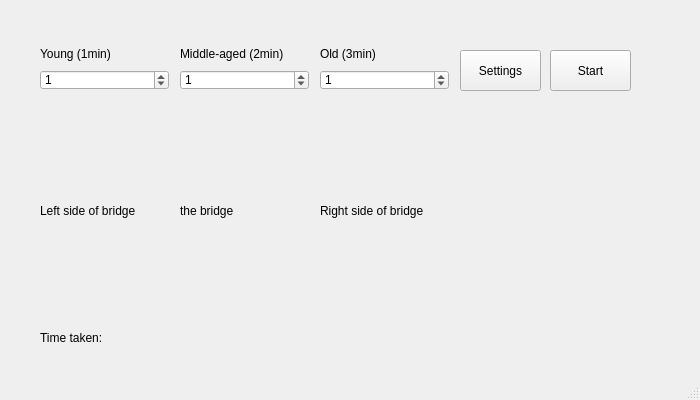
<?xml version="1.0" encoding="UTF-8"?>
<ui version="4.0">
 <class>SimulationWindow</class>
 <widget class="QMainWindow" name="SimulationWindow">
  <property name="geometry">
   <rect>
    <x>0</x>
    <y>0</y>
    <width>700</width>
    <height>400</height>
   </rect>
  </property>
  <property name="minimumSize">
   <size>
    <width>700</width>
    <height>400</height>
   </size>
  </property>
  <property name="maximumSize">
   <size>
    <width>700</width>
    <height>400</height>
   </size>
  </property>
  <property name="windowTitle">
   <string>Cross the Bridge</string>
  </property>
  <widget class="QWidget" name="centralwidget">
   <widget class="QPushButton" name="startButton">
    <property name="geometry">
     <rect>
      <x>550</x>
      <y>50</y>
      <width>81</width>
      <height>41</height>
     </rect>
    </property>
    <property name="text">
     <string>Start</string>
    </property>
   </widget>
   <widget class="QSpinBox" name="numOfOld">
    <property name="geometry">
     <rect>
      <x>320</x>
      <y>70</y>
      <width>129</width>
      <height>20</height>
     </rect>
    </property>
    <property name="minimum">
     <number>0</number>
    </property>
    <property name="maximum">
     <number>5</number>
    </property>
    <property name="value">
     <number>1</number>
    </property>
   </widget>
   <widget class="QSpinBox" name="numOfMiddleAged">
    <property name="geometry">
     <rect>
      <x>180</x>
      <y>70</y>
      <width>129</width>
      <height>20</height>
     </rect>
    </property>
    <property name="minimum">
     <number>0</number>
    </property>
    <property name="maximum">
     <number>5</number>
    </property>
    <property name="value">
     <number>1</number>
    </property>
   </widget>
   <widget class="QSpinBox" name="numOfYoung">
    <property name="geometry">
     <rect>
      <x>40</x>
      <y>70</y>
      <width>129</width>
      <height>20</height>
     </rect>
    </property>
    <property name="minimum">
     <number>0</number>
    </property>
    <property name="maximum">
     <number>5</number>
    </property>
    <property name="value">
     <number>1</number>
    </property>
   </widget>
   <widget class="QLabel" name="numOfYoungLabel">
    <property name="geometry">
     <rect>
      <x>40</x>
      <y>20</y>
      <width>129</width>
      <height>41</height>
     </rect>
    </property>
    <property name="text">
     <string>Young (1min)</string>
    </property>
    <property name="alignment">
     <set>Qt::AlignBottom|Qt::AlignLeading|Qt::AlignLeft</set>
    </property>
   </widget>
   <widget class="QLabel" name="numOfMiddleAgedLabel">
    <property name="geometry">
     <rect>
      <x>180</x>
      <y>20</y>
      <width>129</width>
      <height>41</height>
     </rect>
    </property>
    <property name="text">
     <string>Middle-aged (2min)</string>
    </property>
    <property name="alignment">
     <set>Qt::AlignBottom|Qt::AlignLeading|Qt::AlignLeft</set>
    </property>
   </widget>
   <widget class="QLabel" name="numOfOldLabel">
    <property name="geometry">
     <rect>
      <x>320</x>
      <y>20</y>
      <width>129</width>
      <height>41</height>
     </rect>
    </property>
    <property name="text">
     <string>Old (3min)</string>
    </property>
    <property name="alignment">
     <set>Qt::AlignBottom|Qt::AlignLeading|Qt::AlignLeft</set>
    </property>
   </widget>
   <widget class="QPushButton" name="settingsButton">
    <property name="geometry">
     <rect>
      <x>460</x>
      <y>50</y>
      <width>81</width>
      <height>41</height>
     </rect>
    </property>
    <property name="text">
     <string>Settings</string>
    </property>
   </widget>
   <widget class="QLabel" name="leftBox">
    <property name="geometry">
     <rect>
      <x>40</x>
      <y>100</y>
      <width>151</width>
      <height>221</height>
     </rect>
    </property>
    <property name="text">
     <string>Left side of bridge</string>
    </property>
   </widget>
   <widget class="QLabel" name="rightBox">
    <property name="geometry">
     <rect>
      <x>320</x>
      <y>100</y>
      <width>151</width>
      <height>221</height>
     </rect>
    </property>
    <property name="text">
     <string>Right side of bridge</string>
    </property>
   </widget>
   <widget class="QLabel" name="bridgeBox">
    <property name="geometry">
     <rect>
      <x>180</x>
      <y>100</y>
      <width>101</width>
      <height>221</height>
     </rect>
    </property>
    <property name="text">
     <string>the bridge</string>
    </property>
   </widget>
   <widget class="QLabel" name="timeTakenLabel">
    <property name="geometry">
     <rect>
      <x>40</x>
      <y>330</y>
      <width>231</width>
      <height>16</height>
     </rect>
    </property>
    <property name="text">
     <string>Time taken: </string>
    </property>
   </widget>
  </widget>
  <widget class="QMenuBar" name="menubar">
   <property name="geometry">
    <rect>
     <x>0</x>
     <y>0</y>
     <width>700</width>
     <height>21</height>
    </rect>
   </property>
  </widget>
  <widget class="QStatusBar" name="statusbar"/>
 </widget>
 <resources/>
 <connections/>
</ui>
